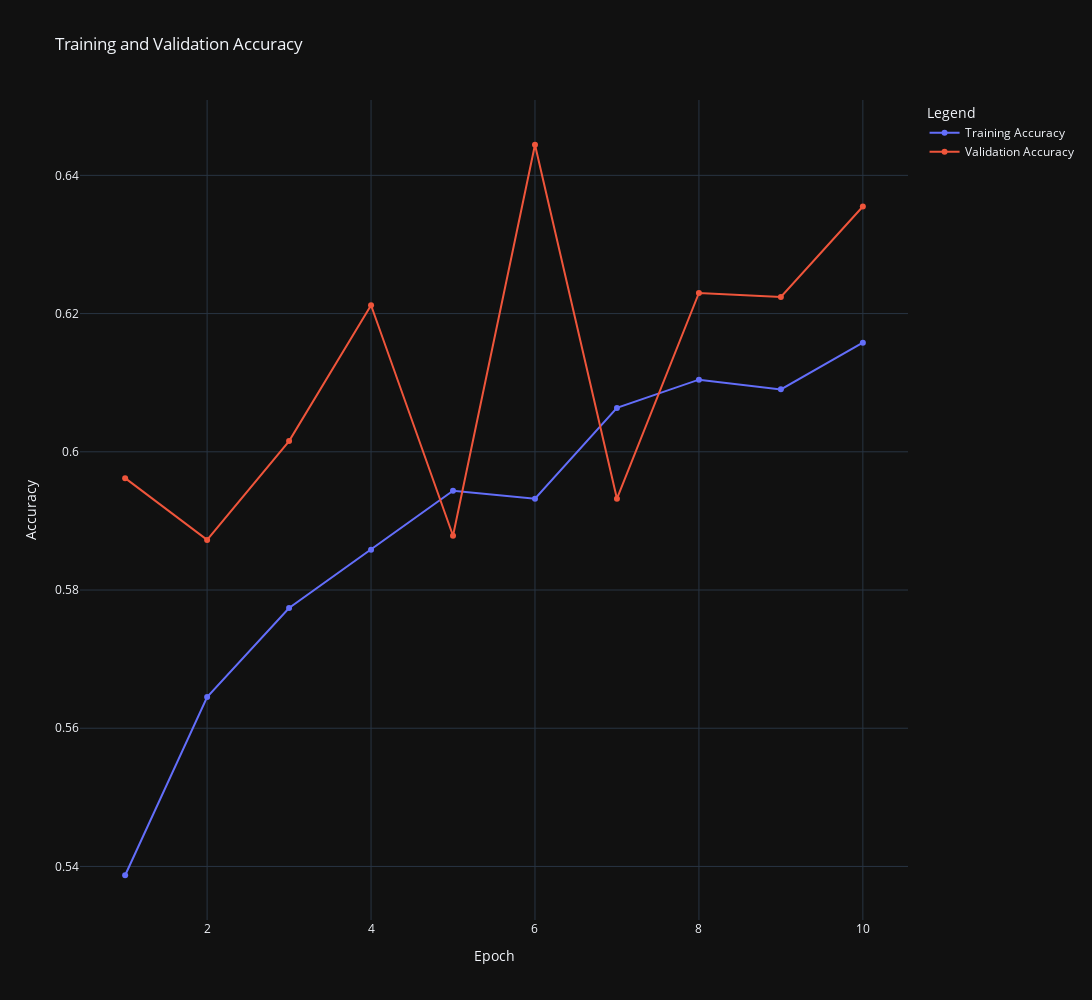

Notebook code cell kept with this figure:
### Code cell
import plotly.graph_objects as go

# Assuming `history` is the object returned by model.fit
train_acc = history.history['accuracy']
val_acc = history.history['val_accuracy']

# Create the plot
fig = go.Figure()

# Add traces for training and validation accuracy
fig.add_trace(go.Scatter(
    x=list(range(1, len(train_acc) + 1)),
    y=train_acc,
    mode='lines+markers',
    name='Training Accuracy'
))

fig.add_trace(go.Scatter(
    x=list(range(1, len(val_acc) + 1)),
    y=val_acc,
    mode='lines+markers',
    name='Validation Accuracy'
))

# Update layout
fig.update_layout(
    title='Training and Validation Accuracy',
    xaxis_title='Epoch',
    yaxis_title='Accuracy',
    legend_title='Legend',
    template='plotly_dark'  # Optional: You can choose other themes if preferred
)

fig.update_layout(
    width=1200,  # Set the width of the figure
    height=1000,  # Set the height of the figure
)
# Show the plot
fig.show()

### Figure 1 — Plotly figure (JSON) as saved in the notebook; plotly's stock layout.template omitted (floating-point values rounded to 4 significant figures)
{"data": [{"mode": "lines+markers", "name": "Training Accuracy", "type": "scatter", "x": [1, 2, 3, 4, 5, 6, 7, 8, 9, 10], "y": [0.5387, 0.5645, 0.5774, 0.5858, 0.5944, 0.5932, 0.6064, 0.6104, 0.609, 0.6158]}, {"mode": "lines+markers", "name": "Validation Accuracy", "type": "scatter", "x": [1, 2, 3, 4, 5, 6, 7, 8, 9, 10], "y": [0.5962, 0.5873, 0.6015, 0.6212, 0.5878, 0.6444, 0.5932, 0.623, 0.6224, 0.6355]}], "layout": {"height": 1000, "legend": {"title": {"text": "Legend"}}, "title": {"text": "Training and Validation Accuracy"}, "width": 1200, "xaxis": {"title": {"text": "Epoch"}}, "yaxis": {"title": {"text": "Accuracy"}}}}
